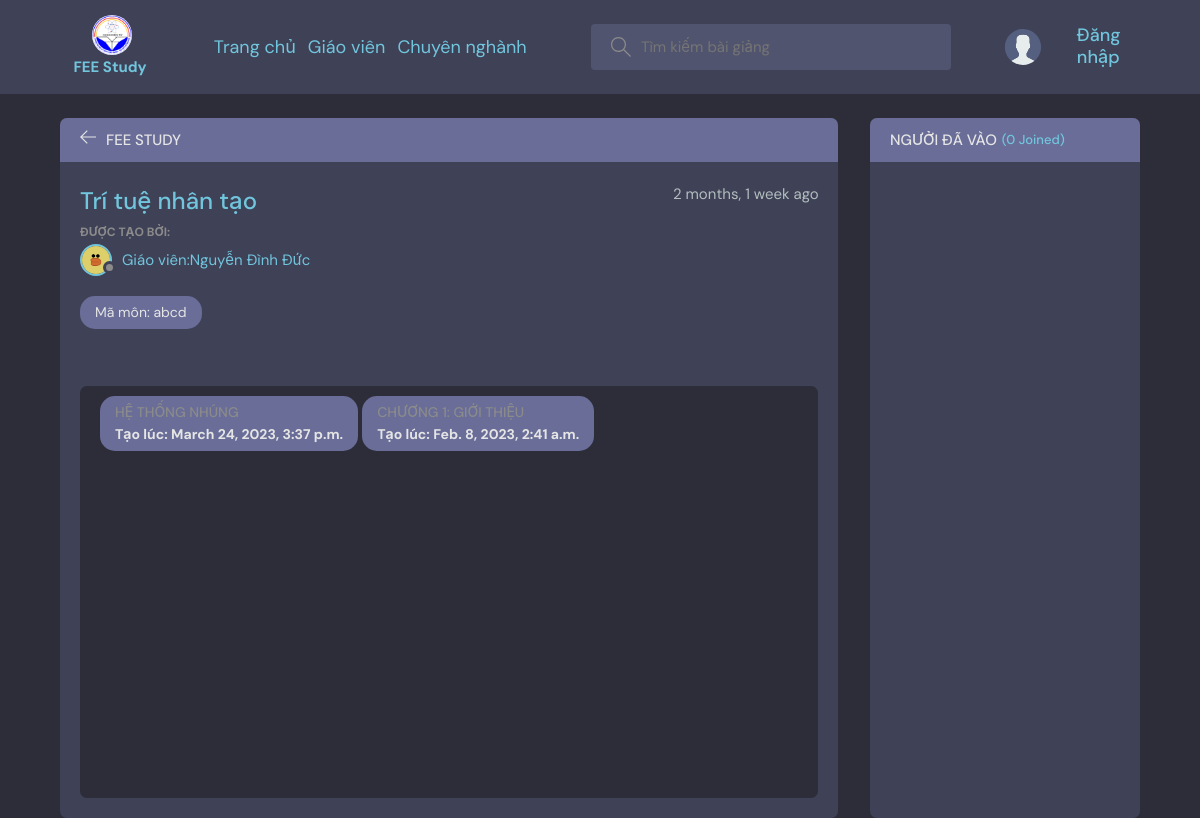
Screenshot of /subject/abcd/ with the database file from the repository.
### base/models.py (models this page shows, shortened)
class subject(models.Model):
    fkmajor = models.ForeignKey(major,on_delete=models.SET_NULL,null=True)
    host = models.ForeignKey(User, on_delete=models.SET_NULL, null=True)
    subjectcode = models.CharField(primary_key=True,max_length=10)
    name = models.CharField(max_length=200)
    modelaccess = (('0','Cơ bản'),('1','Cơ sở'),('2','Chuyên ngành'))
    access = models.CharField(choices=modelaccess,default='0',max_length=2)
    description = models.TextField(null=True, blank=True)
    participants = models.ManyToManyField(
        User, related_name='participants', blank=True)
    updated = models.DateTimeField(auto_now=True)
    created = models.DateTimeField(auto_now_add=True)
    class Meta:
        ordering = ['-updated', '-created']

class User(AbstractUser):
    student = 'SV'
    teacher = 'GV'
    admin = 'AD'
    modelaccess = [(student,'SV'),(teacher,'GV'),(admin,'AD')]
    name = models.CharField(max_length=200, null=True)
    email = models.EmailField(unique=True, null=True)
    access = models.CharField(choices=modelaccess,default=student,max_length=2)
    avatar = models.ImageField(upload_to='avatars',null=True, default="avatar.svg")

class chapter(models.Model):
    fksubject = models.ForeignKey(subject,on_delete=models.SET_NULL,null=True)
    name = models.CharField(max_length=200)
    updated = models.DateTimeField(auto_now=True)
    created = models.DateTimeField(auto_now_add=True)
    class Meta:
        ordering = ['-updated', '-created']

### base/views.py (the view)
# urls.py: path('subject/<str:pk>/', views.Subject, name="subject"),
def Subject(request, pk):
    subjects = subject.objects.get(subjectcode=pk)
    chapters = chapter.objects.all()
    participants = subjects.participants.all()
    context = {'subjects': subjects,
               'participants': participants,
               'chapters':chapters,
               }
    return render(request, 'base/subject.html', context)

### base/templates/base/subject.html (shortened to what this page needs)
{% extends 'main.html' %}
{% block content %}
<main class="profile-page layout layout--2">
  <div class="container" style="display: flex; justify-content: space-between; align-items: center; flex-direction: inherit;">
    <div class="room">
      <div class="room__top">
        <div class="room__topLeft">
          <a href="{% url 'home' %}">
            <svg version="1.1" xmlns="http://www.w3.org/2000/svg" width="32" height="32" viewBox="0 0 32 32">
              <title>arrow-left</title>
              <path
                d="M13.723 2.286l-13.723 13.714 13.719 13.714 1.616-1.611-10.96-10.96h27.625v-2.286h-27.625l10.965-10.965-1.616-1.607z">
              </path>
            </svg>
          </a>
          <h3>FEE Study</h3>
        </div>
      </div>
      <div class="room__box scroll">
        <div class="room__header scroll">
          <div class="room__info">
            <h3>{{subjects.name}}</h3>
            <span>{{subjects.created|timesince}} ago</span>
          </div>
          <div class="room__hosted">
            <p>Được tạo bởi:</p>
            <a href="{% url 'user-profile' subjects.host.id %}" class="room__author">
              <div class="avatar avatar--small">
                <img src="{{subjects.host.avatar.url}}" />
              </div>
              <span>Giáo viên:{{subjects.host.name}}</span>
            </a>
          </div>
          <span class="room__topics">Mã môn: {{subjects.subjectcode}}</span>
        </div>
        <div class="room__conversation">
          <div class="threads scroll">
            {% for chapter in chapters %}
              {% if chapter.fksubject.subjectcode == subjects.subjectcode %}
              <span class="room__topics">
                <a href="{% url 'chapter' chapter.id %}"><h3>{{chapter.name}}</h3></a>
                <h6>Tạo lúc: {{chapter.created}}</h6>
              </span>
              {% endif %}
            {% endfor %}
          </div>
        </div>
      </div>
    </div>
    <div class="participants">
        <h3 class="participants__top">Ngưởi đã vào <span>({{participants.count}} Joined)</span></h3>
        <div class="participants__list scroll">
        </div>
      </div>
  </div>
</main>
{% endblock content %}

### static/styles/style.css (style rules this page uses)
:root { --color-main: #71c6dd; --color-main-light: #e1f6fb; --color-dark: #3f4156; --color-dark-medium: #51546e; --color-dark-light: #696d97; --color-light: #e5e5e5; --color-gray: #8b8b8b; --color-light-gray: #b2bdbd; --color-bg: #2d2d39; --color-success: #5dd693; --color-error: #fc4b0b; }
* { font-family: "DM Sans", -apple-system, BlinkMacSystemFont, "Segoe UI", Roboto, Oxygen, Ubuntu, Cantarell, "Open Sans", "Helvetica Neue", sans-serif; margin: 0; padding: 0; box-sizing: border-box; text-rendering: optimizeLegibility; font-size: inherit; }
html { font-size: 56.25%; }
@media only screen and (min-width: 1200px) { html { font-size: 62.5%; } }
body { line-height: 1.6; font-weight: 400; font-size: 1.5rem; color: var(--color-light-gray); background-color: var(--color-bg); }
img { width: 100%; }
a { display: inline-block; color: var(--color-main); text-decoration: none; }
.container { max-width: 120rem; width: 90%; margin: auto; }
.avatar { position: relative; display: inline-block; border-radius: 50%; border: 2px solid var(--color-main); }
.avatar img { display: block; border-radius: 50%; object-fit: cover; object-position: center; }
.avatar::after { content: ""; display: block; position: absolute; background-color: var(--color-gray); z-index: 111; border-radius: 50%; border: 0.3rem solid var(--color-dark); }
.avatar.avatar--small img { width: 2.8rem; height: 2.8rem; }
.avatar.avatar--small:after { width: 0.7rem; height: 0.7rem; bottom: 0px; right: -6px; }
.layout { margin-top: 2.4rem; }
.layout > .container { display: flex; justify-content: space-between; align-items: center; flex-direction: column; }
.layout--2 > .container > div:first-child { flex-basis: 72%; }
.layout--2 > .container > div:last-child { flex-basis: 25%; }
.room, .participants { background: var(--color-dark); max-height: 87.5vh; border-radius: 0.7rem; overflow: hidden; position: relative; }
.room__top, .participants__top { background: var(--color-dark-light); display: flex; justify-content: space-between; align-items: center; padding: 1rem 2rem; position: relative; }
.room__top svg, .thread__top svg { width: 1.6rem; height: 1.6rem; fill: var(--color-light); cursor: pointer; }
.room__topLeft { display: flex; align-items: flex-end; gap: 1rem; }
.room__topLeft h3, .participants__top { text-transform: uppercase; font-weight: 500; color: var(--color-light); }
.room__topLeft svg { width: 1.6rem; height: 1.6rem; fill: var(--color-light); }
.room__header { max-height: 26vh; overflow-y: auto; position: absolute; width: 95%; background: var(--color-dark); z-index: 999; top: 4.4rem; padding-top: 2rem; padding-bottom: 1rem; }
.room__box { padding-left: 2rem; padding-right: 2rem; height: 80.5vh; padding-bottom: 0; }
.room__info { display: flex; justify-content: space-between; }
.room__info h3 { font-size: 2.4rem; font-weight: 500; color: var(--color-main); }
.room__hosted p { text-transform: uppercase; color: var(--color-gray); font-size: 1.2rem; font-weight: 700; line-height: 2; }
.room__author { display: flex; gap: 1rem; align-items: center; margin-bottom: 1rem; transition: all 0.3s ease-in-out; }
.room__topics { padding: 0.5rem 1.5rem; background: var(--color-dark-light); color: var(--color-light); display: inline-block; font-size: 1.4rem; border-radius: 1.5rem; margin: 1rem 0; }
.room__conversation { margin-top: 1rem; margin-bottom: 4rem; height: 64%; }
.threads h3 { text-transform: uppercase; font-weight: 500; color: var(--color-gray); }
.threads { background: var(--color-bg); border-radius: 0.7rem; overflow-y: auto; height: 100%; margin-top: 28vh; padding: 0 2rem 4rem 2rem; }
.participants__top span { color: var(--color-main); font-size: 1.3rem; text-transform: none; }
.participants__top { justify-content: flex-start; gap: 0.5rem; }
.participants__list { padding: 2rem; height: 82.5vh; overflow-y: scroll; padding-bottom: 0; }

### rows the page displays
subject: name "Trí tuệ nhân tạo", created "2 months, 1 week", host.avatar (picture), host.name "Nguyễn Đình Đức", subjectcode "abcd"
chapter: name "HỆ THỐNG NHÚNG", created "March 24, 2023, 3:37 p.m."
chapter: name "CHƯƠNG 1: GIỚI THIỆU", created "Feb. 8, 2023, 2:41 a.m."

### other values shown
{{ participants.count }} "0"
